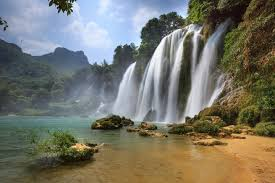
#> input picture input_images/image1.jpg, 275 x 183 px; its folder holds 2 pictures in this run
$ python image_resizer.py
#> lines starting #> are read from the running program, lines starting #| are printed output that depends on the picture
import os
from PIL import Image

# Configuration
input_folder = "input_images"
output_folder = "output_images"
new_size = (800, 600)  # Width x Height
output_format = "JPEG"  # Can be "PNG", "WEBP", etc.

def resize_and_convert_images():
    # Create output folder if it doesn't exist
    if not os.path.exists(output_folder):
        os.makedirs(output_folder)

    # Loop through files in the input folder
    for filename in os.listdir(input_folder):
        if filename.lower().endswith(('.png', '.jpg', '.jpeg', '.webp', '.bmp', '.tiff')):
            input_path = os.path.join(input_folder, filename)
            output_name = os.path.splitext(filename)[0] + '.' + output_format.lower()
            output_path = os.path.join(output_folder, output_name)

            try:
                with Image.open(input_path) as img:
#> img is the input picture: PIL image 275x183 RGB; mean R, G, B 118.3, 116.7, 104.8
                    img = img.resize(new_size)
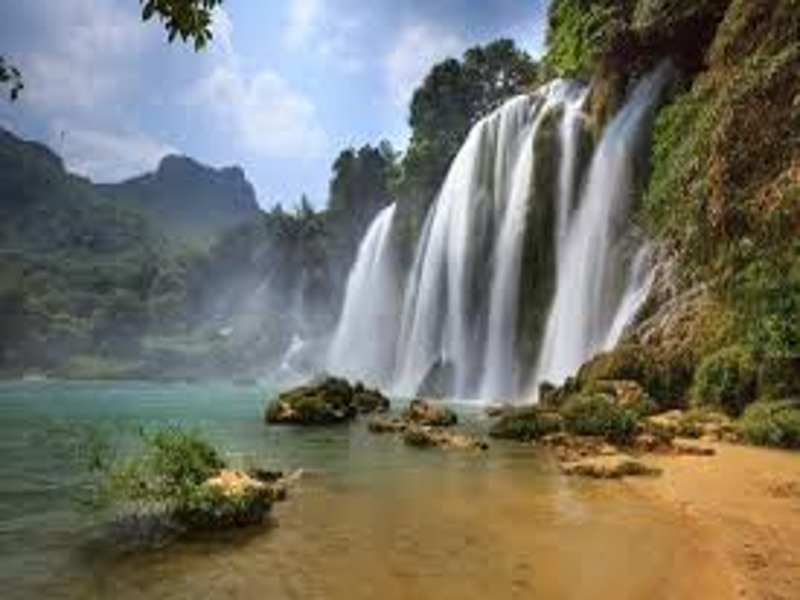
#> img: PIL image 800x600 RGB; mean R, G, B 118.3, 116.7, 104.9
                    img = img.convert("RGB")  # Ensures compatibility with JPEG
                    img.save(output_path, output_format)
                    print(f"Processed: {filename} -> {output_name}")
            except Exception as e:
                print(f"Failed to process {filename}: {e}")
#> pass 2 of the loop in resize_and_convert_images, `for filename in os.listdir(input_folder):`:
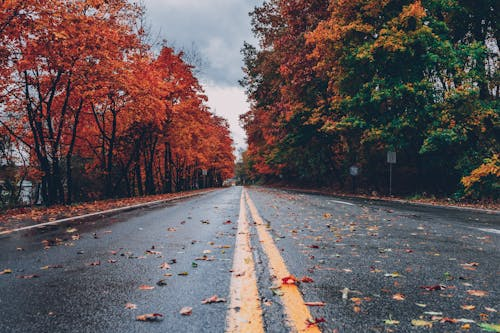
#> input picture input_images/image2.jpeg, 500 x 333 px
#> in resize_and_convert_images, img is the input picture: PIL image 500x333 RGB; mean R, G, B 97.9, 86.3, 88
#> in resize_and_convert_images, `img = img.resize(new_size)`:
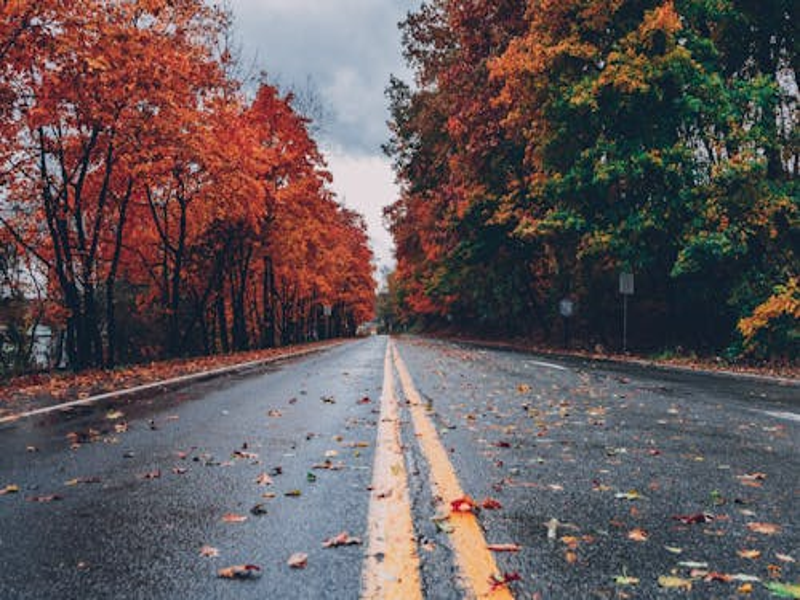
#> img: PIL image 800x600 RGB; mean R, G, B 97.9, 86.3, 88

if __name__ == "__main__":
    resize_and_convert_images()
    print("✅ All images processed.")
